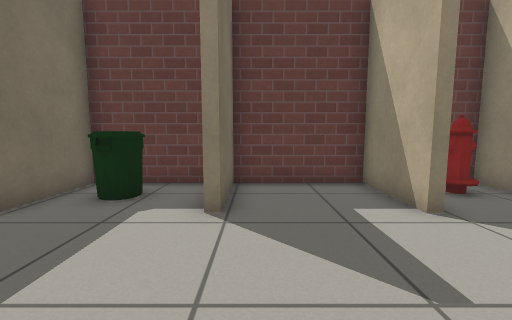
view 1 (above)

20 first-person views from a walk through a robot-simulator world made for Gazebo. The camera is 0.72 m above the floor, tilts 6° down and sees 90° across. Floor lines are 1 m apart. The floor is counted in squares, 0.5 m on a side. Each view is taken from the middle of a square. On the plan, view 1 faces up. The plan holds only what a view shows up to about 13 squares ahead; the rest is blank. Robots are left out. Gazebo's built-in surfaces are drawn with simple patterns. Simple shapes stand in for some stock models. Some surface patterns are stand-ins.

view 2
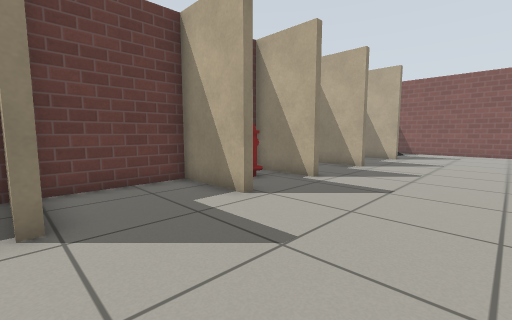

view 3
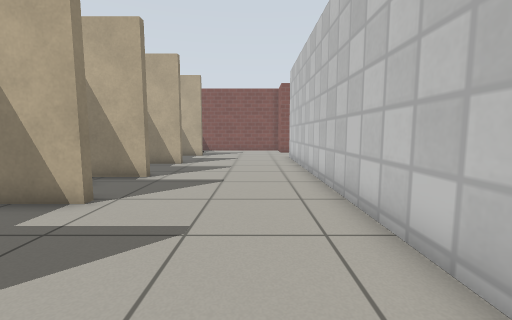

view 4
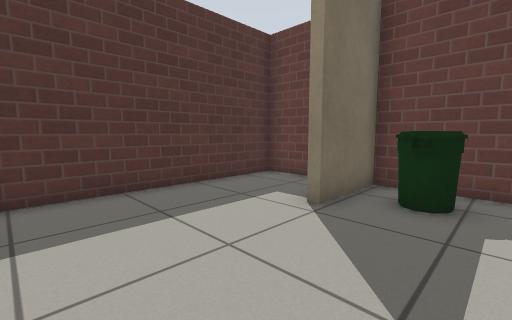

view 5
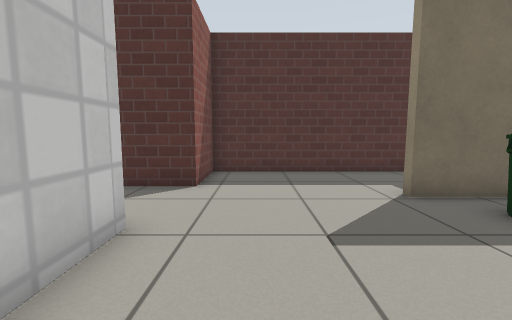

view 6
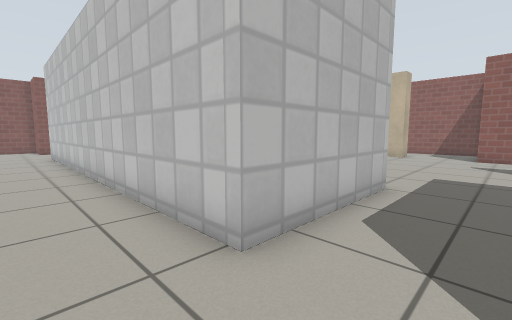

view 7
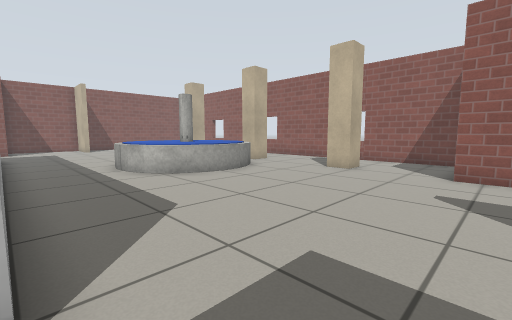

view 8
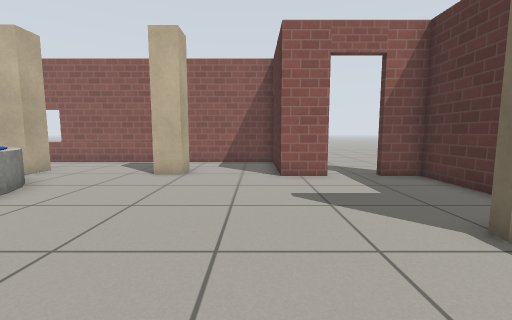

view 9
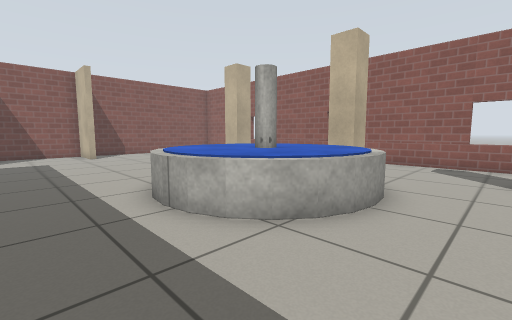

view 10
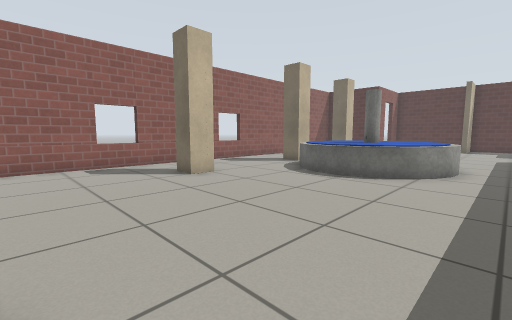

view 11
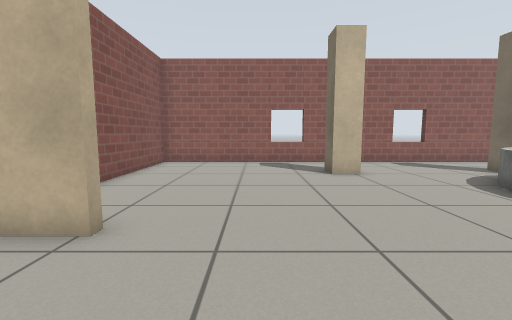

view 12
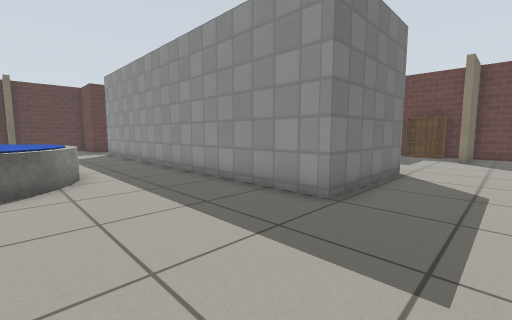

view 13
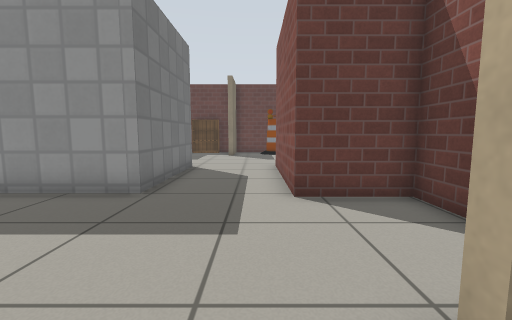

view 14
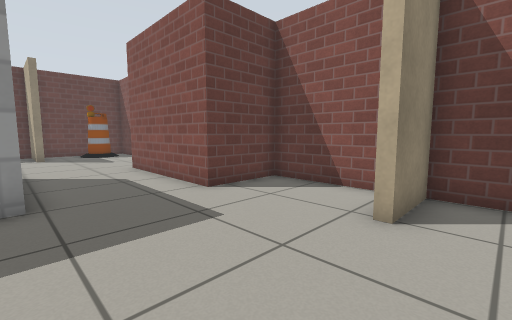

view 15
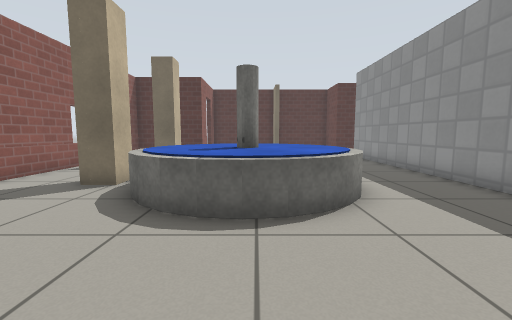

view 16
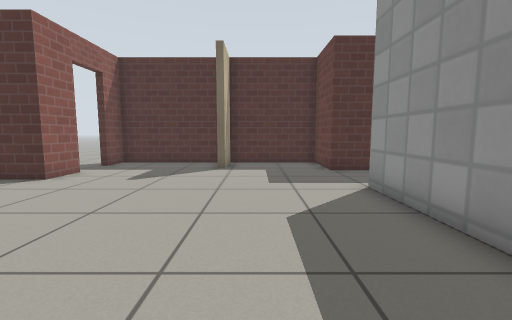

view 17
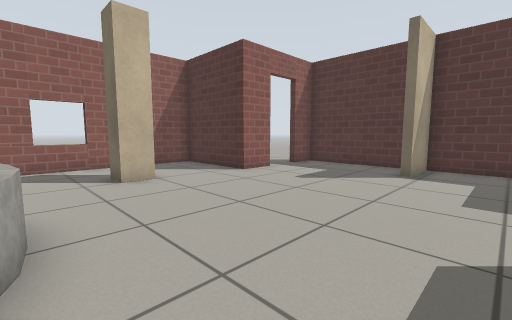

view 18
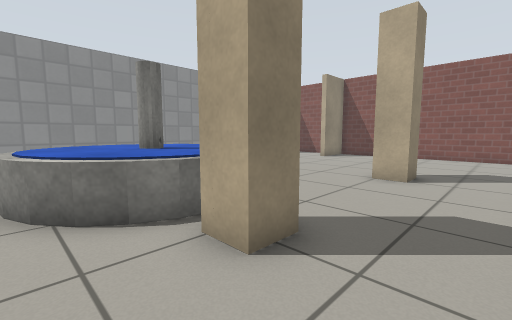

view 19
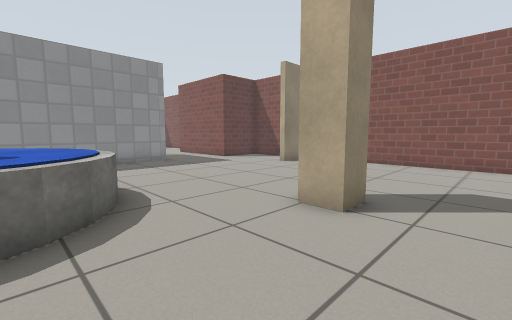

view 20
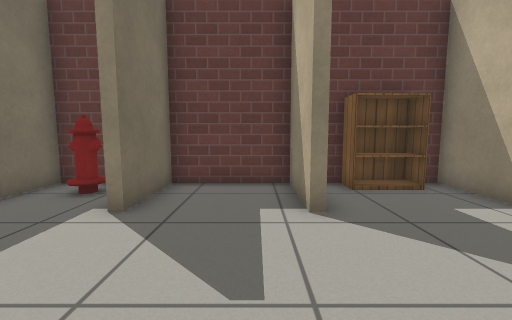

### Floor plan
Points are (right, up) in squares from view 1. A wall is a line through its corners. A room is listed if a view was taken in it or the views show most of it. See-through windows are left out.
Room 1 (views 1, 2, 5)
walls: (3.1, 4.5) (3.1, 7.3) (-0.6, 7.3) (-0.6, 4.5); (-1.5, -1) (2.5, -1)
ways out: opening at (-1, 2) to room 2; opening at (3, 2) to room 5
Room 2 (views 3, 4, 6)
walls: (-2.8, -1) (-1.5, -1); (-6.8, 7.3) (-8.5, 7.3) (-8.5, -0.6) (-5.8, -0.6); (-0.9, 7.3) (-4.7, 7.3) (-4.7, 4.4)
low walls: (-0.9, 4.5) (-0.9, 7.3)
ways out: opening at (-1, 2) to room 1; opening at (-4.5, -0.5) to room 3
objects: bin (-3, 5) to (-3, 6)
Room 3 (views 7, 8, 9, 10, 11, 12, 13, 14, 15, 16, 17, 18, 19)
walls: (6, -15.9) (6, -16.9) (5, -16.9) (5, -15.9) (6, -15.9); (11.3, -15.9) (12.3, -15.9) (12.3, -16.9) (11.3, -16.9) (11.3, -15.9); (-0.4, -17) (-0.4, -15.9) (0.6, -15.9) (0.6, -17); (-5.5, -15.5) (-3.8, -15.5) (-3.8, -19.7) (19.6, -19.7) (19.6, -14); (13.2, -0.9) (13.2, -6) (-2.8, -6) (-2.8, -1); (19.6, -12.1) (19.6, -10.8) (17.3, -10.8) (17.3, -10.4) (18.6, -10.4); (19.6, -9.7) (19.6, -6.3) (16.9, -6.3) (16.9, -0.7); (-5.8, -4.5) (-5.8, -6) (-8.5, -6) (-8.5, -10.3) (-6.3, -10.3) (-6.3, -10.6); (-8.5, -10.9) (-8.5, -15.5) (-7.1, -15.5); (-5.8, -0.6) (-5.8, -2.6)
ways out: opening at (-4.5, -0.5) to room 2; opening at (15, -0.7); open door at (-6.5, -16)
objects: fountain (3, -15) to (9, -9)
Room 4 (view 20)
walls: (10.4, 4.5) (10, 4.5) (10, 7.3) (6.6, 7.3) (6.6, 4.5); (6.5, -1) (10.4, -1)
ways out: opening at (7, 2) to room 5; opening at (10, 2)
Room 5 (no view inside)
walls: (6.3, 4.5) (6.3, 7.3) (3.4, 7.3) (3.4, 5.5); (3.5, 4.5) (3.1, 4.5); (2.5, -1) (6.5, -1)
ways out: opening at (3, 2) to room 1; opening at (7, 2) to room 4
objects: fire hydrant (5, 6)

Where each view was taken, in squares from view 1:
view 1: 0 up, 0 right, facing up
view 2: 0 up, 1 left, facing up-right
view 3: 1 up, 2 left, facing right
view 4: 0 up, 2 left, facing up-left
view 5: 1 up, 1 right, facing left
view 6: 1 up, 5 left, facing down-right
view 7: 6 down, 5 left, facing down-right
view 8: 7 down, 3 left, facing down
view 9: 7 down, 1 right, facing down-right
view 10: 8 down, 17 right, facing down-left
view 11: 7 down, 15 right, facing down
view 12: 11 down, 16 right, facing up-left
view 13: 12 down, 16 right, facing up
view 14: 12 down, 13 right, facing up-right
view 15: 12 down, 13 right, facing left
view 16: 9 down, 4 right, facing left
view 17: 8 down, 3 right, facing down-left
view 18: 19 down, 3 right, facing up-right
view 19: 19 down, 7 right, facing up-right
view 20: 0 up, 9 right, facing up
